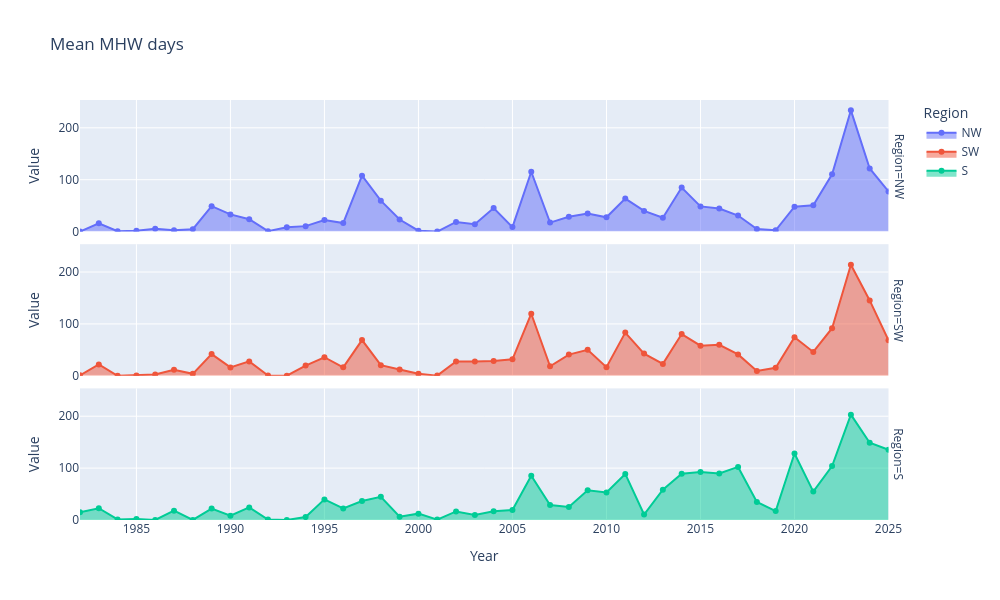

Source (notebook cell):
### Code cell
fig = px.area(
    df[(df['Metric'] == 'total_duration') & (df['Agg'] == 'mean')],
    x='Year',
    y='Value',
    facet_row='Region',
    color= 'Region',
    markers=True,
    title='Mean MHW days')

fig.update_layout(width=1000, height=600)

fig.show()

### Figure 1 — Plotly figure (JSON) as saved in the notebook; plotly's stock layout.template omitted (floating-point values rounded to 4 significant figures)
{"data": [{"fillpattern": {"shape": ""}, "hovertemplate": "Region=NW<br>Year=%{x}<br>Value=%{y}<extra></extra>", "legendgroup": "NW", "line": {"color": "#636efa"}, "marker": {"symbol": "circle"}, "mode": "lines+markers", "name": "NW", "orientation": "v", "showlegend": true, "stackgroup": "1", "type": "scatter", "x": [1982, 1983, 1984, 1985, 1986, 1987, 1988, 1989, 1990, 1991, 1992, 1993, 1994, 1995, 1996, 1997, 1998, 1999, 2000, 2001, 2002, 2003, 2004, 2005, 2006, 2007, 2008, 2009, 2010, 2011, 2012, 2013, 2014, 2015, 2016, 2017, 2018, 2019, 2020, 2021, 2022, 2023, 2024, 2025], "xaxis": "x3", "y": [0.0, 16.09, 0.6, 1.491, 5.309, 2.673, 4.673, 48.95, 33.11, 23.82, 0.8909, 8.182, 10.55, 22.35, 16.42, 107.8, 59.6, 23.33, 1.782, 0.0, 18.58, 14.07, 45.35, 8.636, 115.4, 17.38, 28.67, 34.95, 27.58, 63.65, 39.8, 26.65, 84.98, 48.55, 44.38, 30.96, 4.982, 2.436, 47.98, 50.8, 110.4, 233.7, 121.6, 77.31], "yaxis": "y3"}, {"fillpattern": {"shape": ""}, "hovertemplate": "Region=SW<br>Year=%{x}<br>Value=%{y}<extra></extra>", "legendgroup": "SW", "line": {"color": "#EF553B"}, "marker": {"symbol": "circle"}, "mode": "lines+markers", "name": "SW", "orientation": "v", "showlegend": true, "stackgroup": "1", "type": "scatter", "x": [1982, 1983, 1984, 1985, 1986, 1987, 1988, 1989, 1990, 1991, 1992, 1993, 1994, 1995, 1996, 1997, 1998, 1999, 2000, 2001, 2002, 2003, 2004, 2005, 2006, 2007, 2008, 2009, 2010, 2011, 2012, 2013, 2014, 2015, 2016, 2017, 2018, 2019, 2020, 2021, 2022, 2023, 2024, 2025], "xaxis": "x2", "y": [0.9615, 21.96, 0.0, 0.7308, 2.385, 11.79, 3.75, 41.85, 16.21, 27.73, 0.6923, 0.2308, 19.71, 35.77, 16.33, 68.87, 20.48, 12.12, 4.154, 0.3462, 27.77, 27.5, 28.73, 31.83, 119.6, 18.44, 40.87, 50.21, 16.48, 83.23, 42.81, 22.94, 80.38, 58.04, 59.62, 41.23, 9.423, 15.46, 74.17, 46.0, 91.73, 214.1, 145.2, 68.46], "yaxis": "y2"}, {"fillpattern": {"shape": ""}, "hovertemplate": "Region=S<br>Year=%{x}<br>Value=%{y}<extra></extra>", "legendgroup": "S", "line": {"color": "#00cc96"}, "marker": {"symbol": "circle"}, "mode": "lines+markers", "name": "S", "orientation": "v", "showlegend": true, "stackgroup": "1", "type": "scatter", "x": [1982, 1983, 1984, 1985, 1986, 1987, 1988, 1989, 1990, 1991, 1992, 1993, 1994, 1995, 1996, 1997, 1998, 1999, 2000, 2001, 2002, 2003, 2004, 2005, 2006, 2007, 2008, 2009, 2010, 2011, 2012, 2013, 2014, 2015, 2016, 2017, 2018, 2019, 2020, 2021, 2022, 2023, 2024, 2025], "xaxis": "x", "y": [14.79, 22.62, 1.104, 1.979, 0.1042, 18.06, 0.125, 21.94, 8.25, 24.25, 0.7917, 0.2083, 5.604, 39.73, 22.4, 36.46, 44.58, 6.312, 12.23, 0.7292, 16.5, 9.792, 16.73, 19.31, 85.17, 28.83, 25.25, 57.31, 52.96, 88.77, 10.52, 58.48, 89.0, 92.67, 89.79, 102.3, 34.77, 17.15, 128.1, 54.73, 104.1, 203.0, 148.8, 135.4], "yaxis": "y"}], "layout": {"annotations": [{"font": {}, "showarrow": false, "text": "Region=S", "textangle": 90, "x": 0.98, "xanchor": "left", "xref": "paper", "y": 0.1567, "yanchor": "middle", "yref": "paper"}, {"font": {}, "showarrow": false, "text": "Region=SW", "textangle": 90, "x": 0.98, "xanchor": "left", "xref": "paper", "y": 0.5, "yanchor": "middle", "yref": "paper"}, {"font": {}, "showarrow": false, "text": "Region=NW", "textangle": 90, "x": 0.98, "xanchor": "left", "xref": "paper", "y": 0.8433, "yanchor": "middle", "yref": "paper"}], "height": 600, "legend": {"title": {"text": "Region"}, "tracegroupgap": 0}, "title": {"text": "Mean MHW days"}, "width": 1000, "xaxis": {"anchor": "y", "domain": [0, 0.98], "title": {"text": "Year"}}, "xaxis2": {"anchor": "y2", "domain": [0, 0.98], "matches": "x", "showticklabels": false}, "xaxis3": {"anchor": "y3", "domain": [0, 0.98], "matches": "x", "showticklabels": false}, "yaxis": {"anchor": "x", "domain": [0, 0.3133], "title": {"text": "Value"}}, "yaxis2": {"anchor": "x2", "domain": [0.3433, 0.6567], "matches": "y", "title": {"text": "Value"}}, "yaxis3": {"anchor": "x3", "domain": [0.6867, 1.0], "matches": "y", "title": {"text": "Value"}}}}
